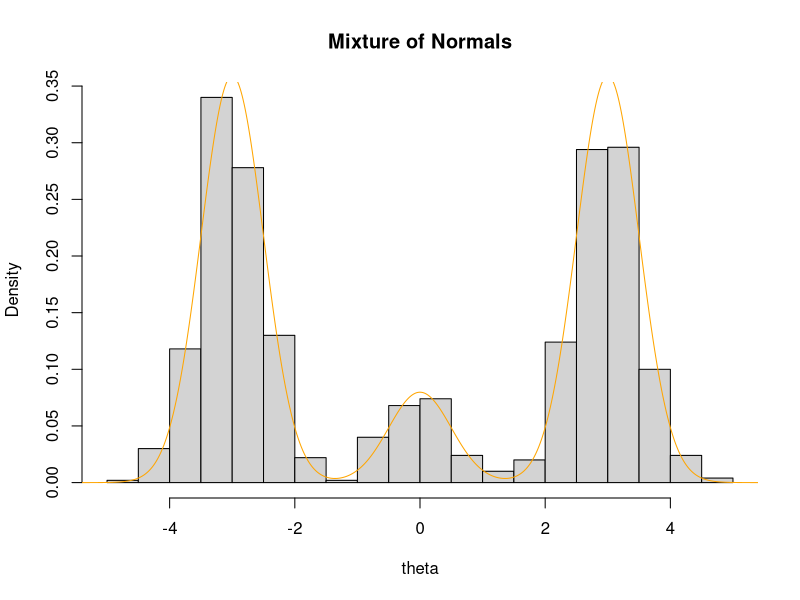
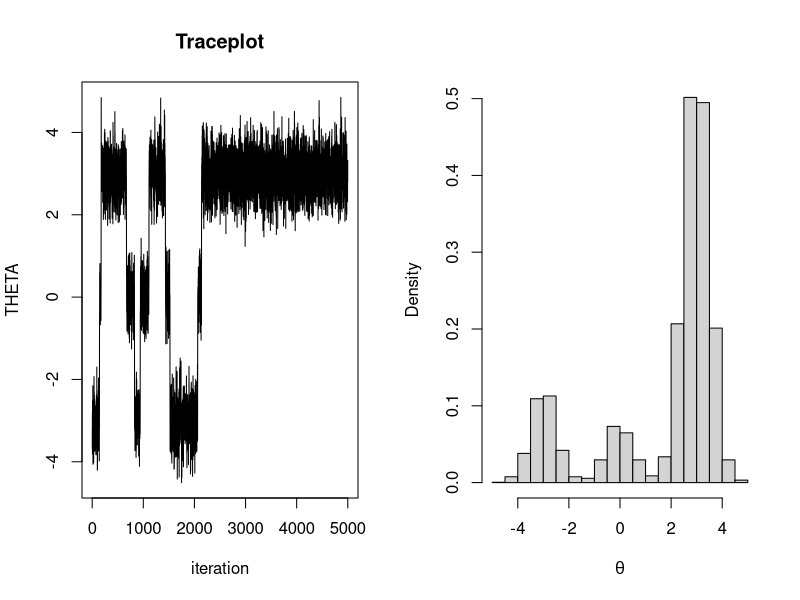
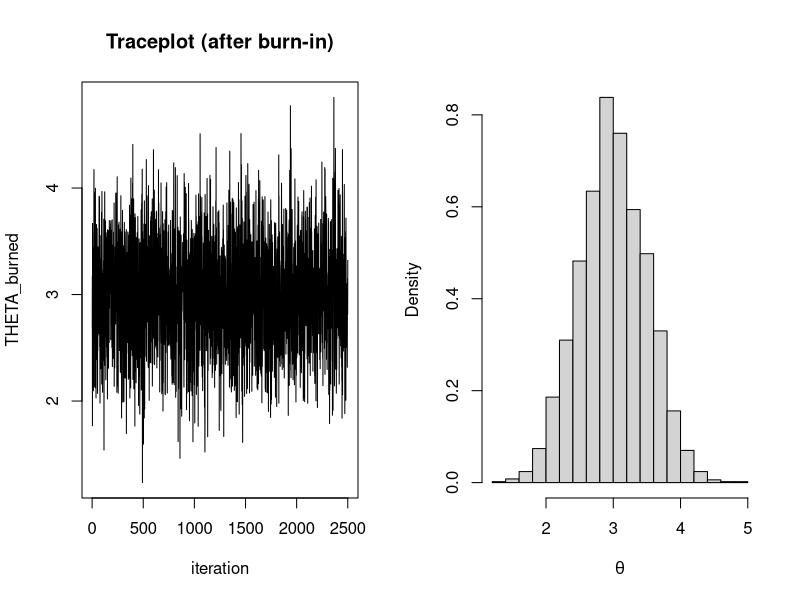
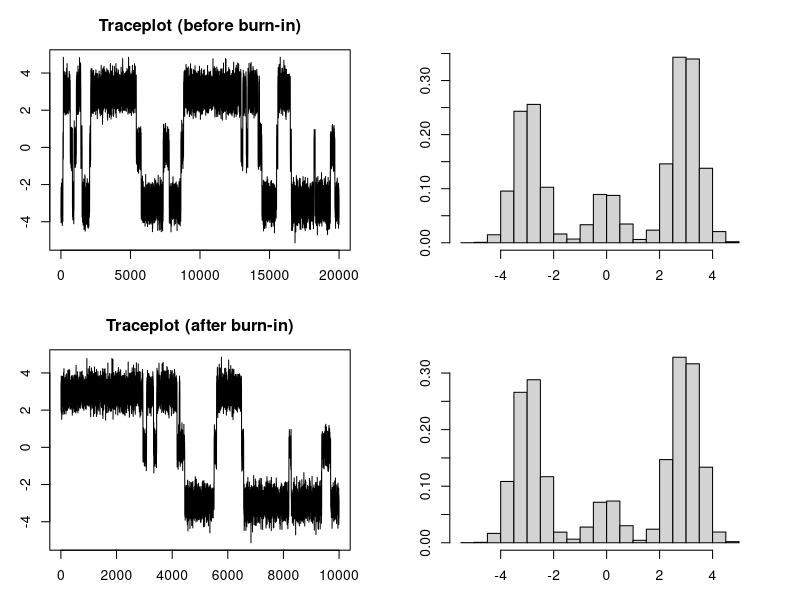
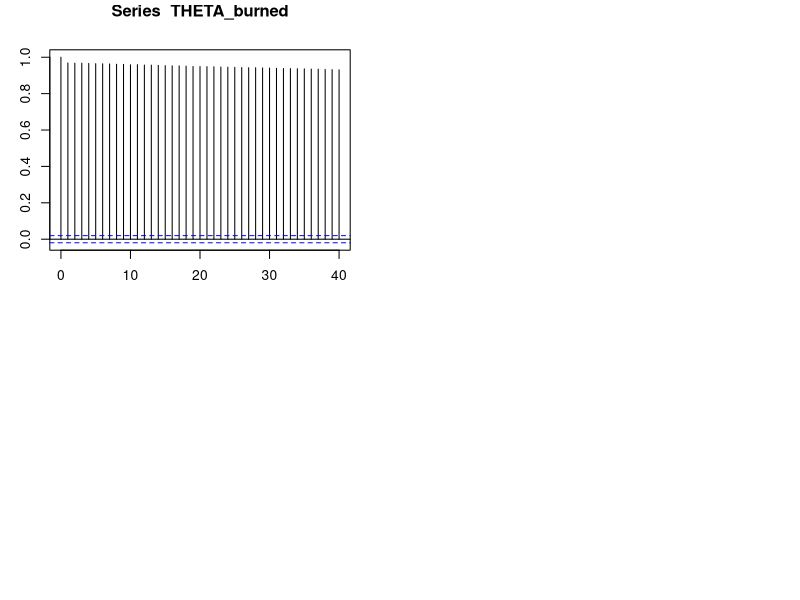

Recreate these plots in R, in order.
## ---- chunk 1
w_prob <- c(0.45, 0.1, 0.45)
mu_vec <- c(-3, 0, 3)
sigma_vec <- c(0.5, 0.5,0.5)

# true density
theta_vec <- seq(-10, 10, 0.01)
mixture_dens <- rep(NA, length(theta_vec))
for(i in 1:length(theta_vec)){
  mixture_dens[i] <- sum(dnorm(theta_vec[i], mu_vec, sigma_vec)*w_prob)
}
## ---- chunk 2
set.seed(1)
# monte carlo
S <- 1000
d_samp <- sample(1:3, S, replace = T, prob = w_prob)
hist(rnorm(S, mu_vec[d_samp], sigma_vec[d_samp]), freq = F, breaks =
       20, main = "Mixture of Normals", xlab = "theta")
lines(theta_vec, mixture_dens, type = "l", col = "orange")
## ---- chunk 3
seed <- 10
S <- 5000
set.seed(seed)
theta <- -2
THETA <- rep(NA, S)
for(s in 1:S){
  # sample w
  prob_vec_unnorm <- dnorm(theta, mu_vec, sigma_vec) * w_prob
  prob_vec_norm <- prob_vec_unnorm/sum(prob_vec_unnorm)
  w <- sample(1:3, size = 1, prob = prob_vec_norm)
  
  # sample theta
  theta <- rnorm(1, mu_vec[w], sigma_vec[w])
  THETA[s] <- theta
}
par(mfrow = c(1, 2))
plot(THETA, type = "l", main = "Traceplot", xlab = "iteration")
hist(THETA, freq = F, main = "", xlab = expression(theta))
## ---- chunk 4
THETA_burned <- THETA[-c(1:(S/2))]
## ---- chunk 5
par(mfrow = c(1, 2))
plot(THETA_burned, type = "l",  main = "Traceplot (after burn-in)", xlab = "iteration")
hist(THETA_burned, freq = F, main = "", xlab = expression(theta))
## ---- chunk 6
set.seed(seed)
S <- 20000
theta <- -2
THETA <- rep(NA, S)
for(s in 1:S){
  # sample w
  prob_vec_unnorm <- dnorm(theta, mu_vec, sigma_vec) * w_prob
  prob_vec_norm <- prob_vec_unnorm/sum(prob_vec_unnorm)
  w <- sample(1:3, size = 1, prob = prob_vec_norm)
  
  # sample theta
  theta <- rnorm(1, mu_vec[w], sigma_vec[w])
  THETA[s] <- theta
}
THETA_burned <- THETA[-c(1:(S/2))]

par(mfrow=c(2,2), mar = c(3,3,3,3))
plot(THETA, type = "l", main = "Traceplot (before burn-in)", xlab = "iteration")
hist(THETA, freq = F, main = "", xlab = expression(theta))
THETA_burned <- THETA[-c(1:(S/2))]
plot(THETA_burned, type = "l",  main = "Traceplot (after burn-in)", xlab = "iteration")
hist(THETA_burned, freq = F, main = "", xlab = expression(theta))
## ---- chunk 7
acf(THETA_burned)
## ---- chunk 8
acf_out <- acf(THETA_burned, plot = F)
# lag-0 is at index 1, so lag-1 is at index 2
acf_out$acf[2]
## ---- chunk 9
coda::effectiveSize(THETA_burned) # yikes
